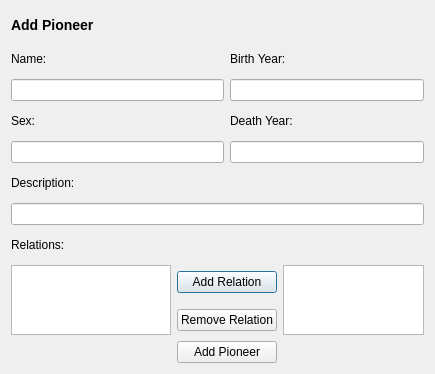
<?xml version="1.0" encoding="UTF-8"?>
<ui version="4.0">
 <class>AddPioneer</class>
 <widget class="QDialog" name="AddPioneer">
  <property name="geometry">
   <rect>
    <x>0</x>
    <y>0</y>
    <width>435</width>
    <height>374</height>
   </rect>
  </property>
  <property name="windowTitle">
   <string>Add Pioneer</string>
  </property>
  <property name="windowIcon">
   <iconset resource="resources.qrc">
    <normaloff>:/icons/Images/add_pio.png</normaloff>:/icons/Images/add_pio.png</iconset>
  </property>
  <layout class="QGridLayout" name="gridLayout">
   <item row="0" column="0">
    <widget class="QLabel" name="label_add_pio">
     <property name="text">
      <string>&lt;h3&gt;Add Pioneer &lt;/h2&gt;</string>
     </property>
    </widget>
   </item>
   <item row="1" column="0">
    <widget class="QLabel" name="label_name">
     <property name="text">
      <string>Name: </string>
     </property>
    </widget>
   </item>
   <item row="1" column="1" colspan="2">
    <widget class="QLabel" name="label_name_error">
     <property name="text">
      <string/>
     </property>
    </widget>
   </item>
   <item row="1" column="3" colspan="2">
    <widget class="QLabel" name="label_birth_year">
     <property name="text">
      <string>Birth Year:</string>
     </property>
    </widget>
   </item>
   <item row="1" column="5">
    <widget class="QLabel" name="label_byear_error">
     <property name="text">
      <string/>
     </property>
    </widget>
   </item>
   <item row="2" column="0" colspan="3">
    <widget class="QLineEdit" name="input_name"/>
   </item>
   <item row="2" column="3" colspan="3">
    <widget class="QLineEdit" name="input_bYear"/>
   </item>
   <item row="3" column="0">
    <widget class="QLabel" name="label_sex">
     <property name="text">
      <string>Sex:</string>
     </property>
    </widget>
   </item>
   <item row="3" column="1" colspan="2">
    <widget class="QLabel" name="label_sex_error">
     <property name="text">
      <string/>
     </property>
    </widget>
   </item>
   <item row="3" column="3" colspan="2">
    <widget class="QLabel" name="label__death_year">
     <property name="text">
      <string>Death Year:</string>
     </property>
    </widget>
   </item>
   <item row="4" column="0" colspan="3">
    <widget class="QLineEdit" name="input_sex"/>
   </item>
   <item row="4" column="3" colspan="3">
    <widget class="QLineEdit" name="input_dYear"/>
   </item>
   <item row="5" column="0">
    <widget class="QLabel" name="label_description">
     <property name="text">
      <string>Description:</string>
     </property>
    </widget>
   </item>
   <item row="5" column="5">
    <widget class="QLabel" name="label_description_error">
     <property name="text">
      <string/>
     </property>
    </widget>
   </item>
   <item row="6" column="0" colspan="6">
    <widget class="QLineEdit" name="input_description"/>
   </item>
   <item row="7" column="0">
    <widget class="QLabel" name="label_relations">
     <property name="text">
      <string>Relations:</string>
     </property>
    </widget>
   </item>
   <item row="8" column="0" rowspan="2" colspan="2">
    <widget class="QListWidget" name="list_unrelated_computers"/>
   </item>
   <item row="8" column="2" colspan="2">
    <widget class="QPushButton" name="button_add_relations">
     <property name="text">
      <string>Add Relation</string>
     </property>
    </widget>
   </item>
   <item row="8" column="4" rowspan="2" colspan="2">
    <widget class="QListWidget" name="list_related_computers"/>
   </item>
   <item row="9" column="2" colspan="2">
    <widget class="QPushButton" name="button_remove_relation">
     <property name="text">
      <string>Remove Relation</string>
     </property>
    </widget>
   </item>
   <item row="10" column="2" colspan="2">
    <widget class="QPushButton" name="button_add_pioneer">
     <property name="text">
      <string>Add Pioneer</string>
     </property>
    </widget>
   </item>
  </layout>
 </widget>
 <tabstops>
  <tabstop>input_name</tabstop>
  <tabstop>input_sex</tabstop>
  <tabstop>input_bYear</tabstop>
  <tabstop>input_dYear</tabstop>
  <tabstop>input_description</tabstop>
  <tabstop>button_add_pioneer</tabstop>
 </tabstops>
 <resources>
  <include location="resources.qrc"/>
 </resources>
 <connections/>
</ui>
